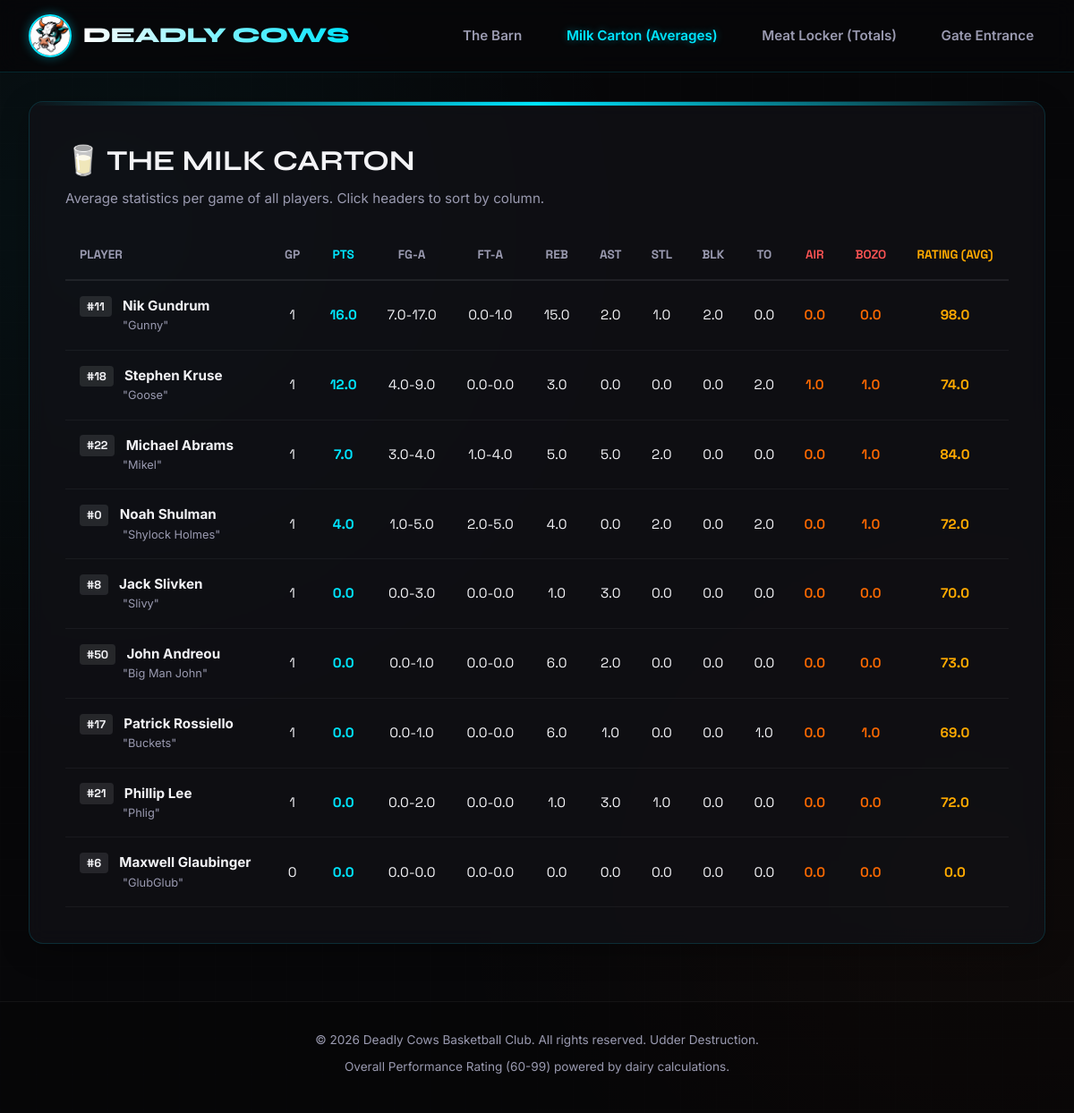
Screenshot of /averages with the database file from the repository.
### tables this page shows
CREATE TABLE players (
    id INTEGER PRIMARY KEY AUTOINCREMENT,
    name TEXT NOT NULL,
    jersey_number TEXT NOT NULL,
    nickname TEXT NOT NULL
);

### app.py (the view)
@app.route('/averages')
def averages():
    player_averages = database.get_player_averages()
    return render_template('averages.html', averages=player_averages)

### app.py (called while the page is built)
def is_admin():
    return session.get('logged_in') == True

@app.context_processor
def inject_globals():
    return dict(is_admin=is_admin)

### database.py (called while the page is built)
def get_db_connection():
    conn = sqlite3.connect(DB_PATH)
    conn.execute("PRAGMA foreign_keys = ON;")
    conn.row_factory = sqlite3.Row
    return conn

### templates/averages.html (shortened to what this page needs)
{% extends 'layout.html' %}
{% block content %}
<div class="glass-panel">
    <div style="display: flex; justify-content: space-between; align-items: center; margin-bottom: 1.5rem; flex-wrap: wrap; gap: 1rem;">
        <div>
            <h2 class="glass-panel-title" style="margin-bottom: 0.3rem;">🥛 The Milk Carton</h2>
            <p style="color: var(--text-secondary); font-size: 0.95rem;">Average statistics per game of all players. Click headers to sort by column.</p>
        </div>
    </div>
    {% if averages %}
        <div class="table-wrapper">
            <table class="stats-table">
                <thead>
                    <tr>
                        <th class="sortable">Player</th>
                        <th class="sortable" style="text-align: center;">GP</th>
                        <th class="sortable" style="text-align: center; color: var(--neon-green);">PTS</th>
                        <th class="sortable" style="text-align: center;">FG-A</th>
                        <th class="sortable" style="text-align: center;">FT-A</th>
                        <th class="sortable" style="text-align: center;">REB</th>
                        <th class="sortable" style="text-align: center;">AST</th>
                        <th class="sortable" style="text-align: center;">STL</th>
                        <th class="sortable" style="text-align: center;">BLK</th>
                        <th class="sortable" style="text-align: center;">TO</th>
                        <th class="sortable text-bad" style="text-align: center; color: #ff5555;">AIR</th>
                        <th class="sortable text-bad" style="text-align: center; color: #ff5555;">BOZO</th>
                        <th class="sortable" style="text-align: center; color: var(--neon-gold);">Rating (Avg)</th>
                    </tr>
                </thead>
                <tbody>
                    {% for p in averages %}
                        <tr>
                            <td>
                                <span class="jersey-badge">#{{ p.jersey_number }}</span>
                                <strong>{{ p.name }}</strong>
                                <span style="font-size: 0.8rem; color: var(--text-secondary); display: block; margin-left: 3rem;">
                                    "{{ p.nickname }}"
                                </span>
                            </td>
                            <td style="text-align: center; font-family: var(--font-mono);">{{ p.games_played }}</td>
                            <td data-label="PTS" style="text-align: center; font-family: var(--font-mono); font-weight: 700; color: var(--neon-green);">{{ p.avg_points }}</td>
                            <td data-label="FG-A" style="text-align: center; font-family: var(--font-mono);">{{ p.avg_fg }}-{{ p.avg_fga }}</td>
                            <td data-label="FT-A" style="text-align: center; font-family: var(--font-mono);">{{ p.avg_ft }}-{{ p.avg_fta }}</td>
                            <td data-label="REB" style="text-align: center; font-family: var(--font-mono);">{{ p.avg_rebounds }}</td>
                            <td data-label="AST" style="text-align: center; font-family: var(--font-mono);">{{ p.avg_assists }}</td>
                            <td data-label="STL" style="text-align: center; font-family: var(--font-mono);">{{ p.avg_steals }}</td>
                            <td data-label="BLK" style="text-align: center; font-family: var(--font-mono);">{{ p.avg_blocks }}</td>
                            <td data-label="TO" style="text-align: center; font-family: var(--font-mono);">{{ p.avg_turnovers }}</td>
                            <td data-label="AIR" style="text-align: center; font-family: var(--font-mono); color: var(--neon-red); font-weight: 600;">{{ p.avg_airballs }}</td>
                            <td data-label="BOZO" style="text-align: center; font-family: var(--font-mono); color: var(--neon-red); font-weight: 600;">{{ p.avg_bozo_moments }}</td>
                            <td data-label="Rating" style="text-align: center; font-family: var(--font-mono); font-weight: 700; color: var(--neon-gold);">{{ p.avg_rating }}</td>
                        </tr>
                    {% endfor %}
                </tbody>
            </table>
        </div>
    {% else %}
        <div style="text-align: center; padding: 3rem; color: var(--text-secondary);">
            <p>No player average stats available. First add some players and record matches in the admin section.</p>
        </div>
    {% endif %}
</div>
{% endblock %}

### static/css/style.css (style rules this page uses)
:root { --bg-color: #070709; --card-bg: rgba(18, 18, 24, 0.7); --border-color: rgba(0, 229, 255, 0.15); --neon-green: #00e5ff; --neon-green-glow: rgba(0, 229, 255, 0.4); --neon-red: #ff6a00; --neon-red-glow: rgba(255, 106, 0, 0.4); --neon-gold: #ffaa00; --neon-gold-glow: rgba(255, 170, 0, 0.4); --text-primary: #f3f3f6; --text-secondary: #9a9ab0; --font-header: 'Syne', sans-serif; --font-mono: 'Space Grotesk', sans-serif; --font-body: 'Inter', sans-serif; }
* { box-sizing: border-box; margin: 0; padding: 0; }
body { background-color: var(--bg-color); background-image: radial-gradient(circle at 10% 20%, rgba(0, 229, 255, 0.05) 0%, transparent 40%), radial-gradient(circle at 90% 80%, rgba(255, 106, 0, 0.03) 0%, transparent 40%), linear-gradient(rgba(255, 255, 255, 0.005) 1px, transparent 1px), linear-gradient(90deg, rgba(255, 255, 255, 0.005) 1px, transparent 1px); background-size: 100% 100%, 100% 100%, 40px 40px, 40px 40px; color: var(--text-primary); font-family: var(--font-body); line-height: 1.6; overflow-x: hidden; min-height: 100vh; }
.glass-panel { background: var(--card-bg); backdrop-filter: blur(10px); border: 1px solid var(--border-color); border-radius: 16px; padding: 2.5rem; box-shadow: 0 8px 32px rgba(0, 0, 0, 0.3); margin-bottom: 2.5rem; position: relative; overflow: hidden; }
.glass-panel::before { content: ''; position: absolute; top: 0; left: 0; width: 100%; height: 4px; background: linear-gradient(90deg, transparent, var(--neon-green), transparent); }
.glass-panel-title { font-family: var(--font-header); font-size: 2rem; text-transform: uppercase; margin-bottom: 1.5rem; display: flex; align-items: center; gap: 0.8rem; }
.table-wrapper { overflow-x: auto; margin-top: 1rem; }
table.stats-table { width: 100%; border-collapse: collapse; text-align: left; }
table.stats-table th { padding: 1rem; font-family: var(--font-mono); font-size: 0.85rem; text-transform: uppercase; color: var(--text-secondary); border-bottom: 2px solid rgba(255, 255, 255, 0.08); }
table.stats-table td { padding: 1rem; border-bottom: 1px solid rgba(255, 255, 255, 0.05); font-size: 0.95rem; }
.text-bad { color: var(--neon-red); font-weight: 600; }
.jersey-badge { background: rgba(255, 255, 255, 0.1); color: var(--text-primary); font-family: var(--font-mono); font-size: 0.8rem; padding: 0.2rem 0.5rem; border-radius: 4px; margin-right: 0.5rem; font-weight: 700; }

### rows the page displays
players: jersey_number "11", name "Nik Gundrum", nickname "Gunny", games_played "1", avg_points "16.0", avg_fg "7.0", avg_fga "17.0", avg_ft "0.0", avg_fta "1.0", avg_rebounds "15.0", avg_assists "2.0", avg_steals "1.0", avg_blocks "2.0", avg_turnovers "0.0", avg_airballs "0.0", avg_bozo_moments "0.0", avg_rating "98.0"
players: jersey_number "18", name "Stephen Kruse", nickname "Goose", games_played "1", avg_points "12.0", avg_fg "4.0", avg_fga "9.0", avg_ft "0.0", avg_fta "0.0", avg_rebounds "3.0", avg_assists "0.0", avg_steals "0.0", avg_blocks "0.0", avg_turnovers "2.0", avg_airballs "1.0", avg_bozo_moments "1.0", avg_rating "74.0"
players: jersey_number "22", name "Michael Abrams", nickname "Mikel", games_played "1", avg_points "7.0", avg_fg "3.0", avg_fga "4.0", avg_ft "1.0", avg_fta "4.0", avg_rebounds "5.0", avg_assists "5.0", avg_steals "2.0", avg_blocks "0.0", avg_turnovers "0.0", avg_airballs "0.0", avg_bozo_moments "1.0", avg_rating "84.0"
players: jersey_number "0", name "Noah Shulman", nickname "Shylock Holmes", games_played "1", avg_points "4.0", avg_fg "1.0", avg_fga "5.0", avg_ft "2.0", avg_fta "5.0", avg_rebounds "4.0", avg_assists "0.0", avg_steals "2.0", avg_blocks "0.0", avg_turnovers "2.0", avg_airballs "0.0", avg_bozo_moments "1.0", avg_rating "72.0"
players: jersey_number "8", name "Jack Slivken", nickname "Slivy", games_played "1", avg_points "0.0", avg_fg "0.0", avg_fga "3.0", avg_ft "0.0", avg_fta "0.0", avg_rebounds "1.0", avg_assists "3.0", avg_steals "0.0", avg_blocks "0.0", avg_turnovers "0.0", avg_airballs "0.0", avg_bozo_moments "0.0", avg_rating "70.0"
players: jersey_number "50", name "John Andreou", nickname "Big Man John", games_played "1", avg_points "0.0", avg_fg "0.0", avg_fga "1.0", avg_ft "0.0", avg_fta "0.0", avg_rebounds "6.0", avg_assists "2.0", avg_steals "0.0", avg_blocks "0.0", avg_turnovers "0.0", avg_airballs "0.0", avg_bozo_moments "0.0", avg_rating "73.0"
players: jersey_number "17", name "Patrick Rossiello", nickname "Buckets", games_played "1", avg_points "0.0", avg_fg "0.0", avg_fga "1.0", avg_ft "0.0", avg_fta "0.0", avg_rebounds "6.0", avg_assists "1.0", avg_steals "0.0", avg_blocks "0.0", avg_turnovers "1.0", avg_airballs "0.0", avg_bozo_moments "1.0", avg_rating "69.0"
players: jersey_number "21", name "Phillip Lee", nickname "Phlig", games_played "1", avg_points "0.0", avg_fg "0.0", avg_fga "2.0", avg_ft "0.0", avg_fta "0.0", avg_rebounds "1.0", avg_assists "3.0", avg_steals "1.0", avg_blocks "0.0", avg_turnovers "0.0", avg_airballs "0.0", avg_bozo_moments "0.0", avg_rating "72.0"
players: jersey_number "6", name "Maxwell Glaubinger", nickname "GlubGlub", games_played "0", avg_points "0.0", avg_fg "0.0", avg_fga "0.0", avg_ft "0.0", avg_fta "0.0", avg_rebounds "0.0", avg_assists "0.0", avg_steals "0.0", avg_blocks "0.0", avg_turnovers "0.0", avg_airballs "0.0", avg_bozo_moments "0.0", avg_rating "0.0"
